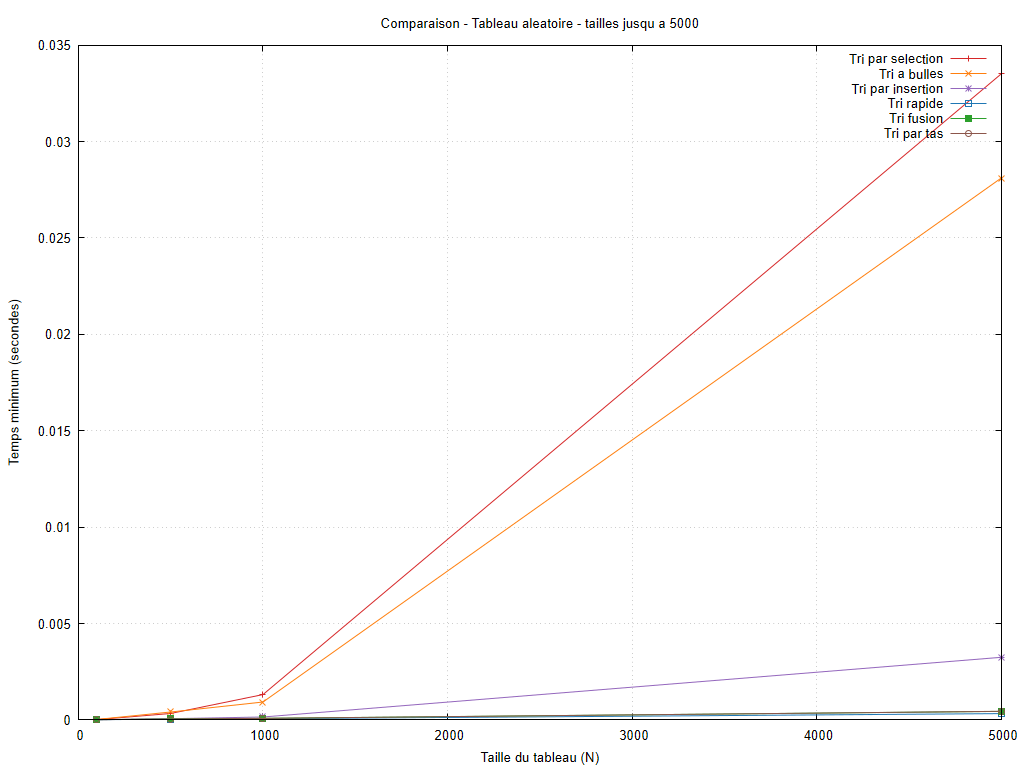

Generate this figure with gnuplot:
set encoding utf8
set terminal pngcairo size 1024,768 font 'Arial,10'
set output 'graphiques/20261010_184935/configurations/aleatoire_petites_tailles.png'
set datafile missing 'non_mesure'
set datafile separator ';'
set title 'Comparaison - Tableau aleatoire - tailles jusqu a 5000'
set xlabel 'Taille du tableau (N)'
set ylabel 'Temps minimum (secondes)'
set grid
set yrange [0:*]
set xrange [0:5000]
plot 'resultats/20261010_184935/aleatoire.csv' every ::1 using 1:(column(1)<=5000 && column(2)>=0 ? column(2) : 1/0) title 'Tri par selection' with linespoints lc rgb '#d62728', 'resultats/20261010_184935/aleatoire.csv' every ::1 using 1:(column(1)<=5000 && column(4)>=0 ? column(4) : 1/0) title 'Tri a bulles' with linespoints lc rgb '#ff7f0e', 'resultats/20261010_184935/aleatoire.csv' every ::1 using 1:(column(1)<=5000 && column(6)>=0 ? column(6) : 1/0) title 'Tri par insertion' with linespoints lc rgb '#9467bd', 'resultats/20261010_184935/aleatoire.csv' every ::1 using 1:(column(1)<=5000 && column(8)>=0 ? column(8) : 1/0) title 'Tri rapide' with linespoints lc rgb '#1f77b4', 'resultats/20261010_184935/aleatoire.csv' every ::1 using 1:(column(1)<=5000 && column(10)>=0 ? column(10) : 1/0) title 'Tri fusion' with linespoints lc rgb '#2ca02c', 'resultats/20261010_184935/aleatoire.csv' every ::1 using 1:(column(1)<=5000 && column(12)>=0 ? column(12) : 1/0) title 'Tri par tas' with linespoints lc rgb '#8c564b'
unset output
